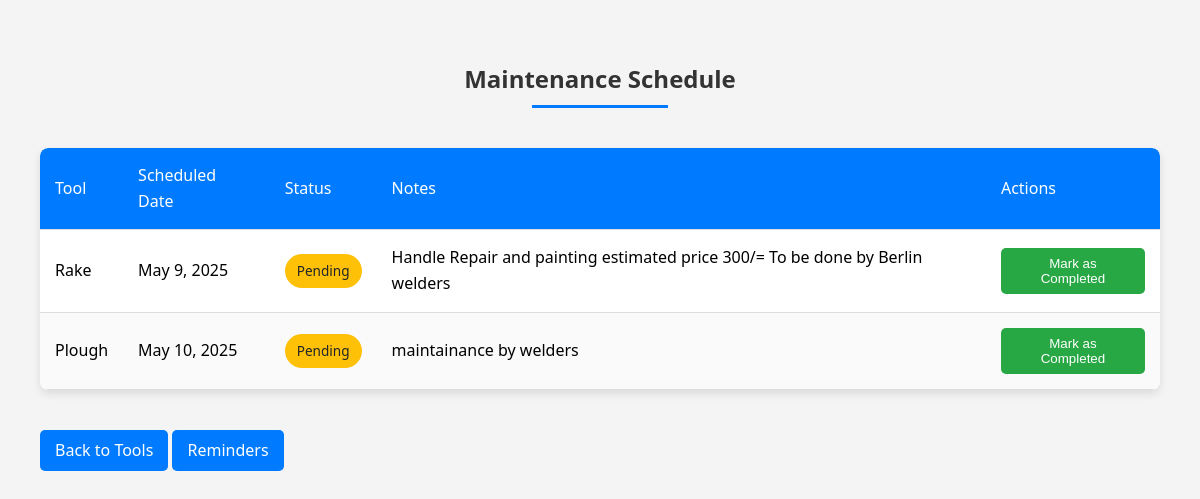
Screenshot of /maintenance/ with the database file from the repository.
### base/models.py (models this page shows, shortened)
class MaintenanceSchedule(models.Model):
    tool = models.ForeignKey(FarmTool, on_delete=models.CASCADE)
    scheduled_date = models.DateField()
    status = models.CharField(
        max_length=15,
        choices=[('Pending', 'Pending'), ('Completed', 'Completed')],
        default='Pending'
    )
    notes = models.TextField(blank=True)

class FarmTool(models.Model):
    name = models.CharField(max_length=100)
    description = models.TextField()
    available = models.BooleanField(default=True)
    tool_image = models.ImageField(null='True',blank=True, upload_to='images')

### base/views.py (the view)
# urls.py: path('maintenance/', views.maintenance_list, name='maintenance_list'),
def maintenance_list(request):
    schedules = MaintenanceSchedule.objects.all().order_by('scheduled_date')
    return render(request, 'maintenance_list.html', {'schedules': schedules})

### templates/maintenance_list.html (shortened to what this page needs)
<!DOCTYPE html>
<html lang="en">
<head>
</head>
<body>
    <div class="container fade-in">
        <header>
            <h2>Maintenance Schedule</h2>
        </header>
        <div class="table-container">
            <table role="grid" aria-label="Maintenance Schedule">
                <thead>
                    <tr>
                        <th scope="col">Tool</th>
                        <th scope="col">Scheduled Date</th>
                        <th scope="col">Status</th>
                        <th scope="col">Notes</th>
                        <th scope="col">Actions</th>
                    </tr>
                </thead>
                <tbody>
                    {% if schedules %}
                        {% for schedule in schedules %}
                        <tr>
                            <td data-label="Tool">{{ schedule.tool.name }}</td>
                            <td data-label="Scheduled Date">{{ schedule.scheduled_date }}</td>
                            <td data-label="Status">
                                <span class="status-badge status-{% if schedule.status == 'Pending' %}pending{% elif schedule.status == 'Completed' %}completed{% else %}delayed{% endif %}">
                                    {{ schedule.status }}
                                </span>
                            </td>
                            <td data-label="Notes">{{ schedule.notes|default:"No notes" }}</td>
                            <td data-label="Actions">
                                {% if schedule.status == "Pending" %}
                                <form method="post" action="{% url 'maintain' schedule.tool.id %}" class="inline-form">
                                    <button type="submit" class="btn btn-success" aria-label="Mark {{ schedule.tool.name }} maintenance as completed">
                                        Mark as Completed
                                    </button>
                                </form>
                                {% elif schedule.status == "Completed" %}
                                <span class="muted">Completed on {{ schedule.completion_date }}</span>
                                {% else %}
                                <a href="{}" class="action-link" aria-label="Reschedule {{ schedule.tool.name }} maintenance">
                                    Reschedule
                                </a>
                                {% endif %}
                            </td>
                        </tr>
                        {% endfor %}
                    {% endif %}
                </tbody>
            </table>
        </div>
        <div class="actions">
            <a href="{% url 'tool_list' %}" class="btn btn-primary back-link">Back to Tools</a>
            <a href="{% url 'reminders' %}" class="btn btn-primary">Reminders</a>
        </div>
    </div>
</body>
</html>

### templates/maintenance_list.html (style rules this page uses)
:root { --primary-color: #007BFF; --primary-dark: #0056b3; --success-color: #28a745; --warning-color: #ffc107; --danger-color: #dc3545; --light-gray: #f4f4f4; --border-color: #ddd; --shadow: 0px 4px 8px rgba(0, 0, 0, 0.1); }
body { font-family: 'Segoe UI', Tahoma, Geneva, Verdana, sans-serif; background-color: var(--light-gray); margin: 0; padding: 20px; line-height: 1.6; }
.container { max-width: 1200px; margin: 0 auto; padding: 20px; }
header { text-align: center; margin-bottom: 30px; }
h2 { color: #333; margin-bottom: 20px; position: relative; display: inline-block; }
h2::after { content: ''; position: absolute; width: 50%; height: 3px; background-color: var(--primary-color); bottom: -10px; left: 25%; }
.table-container { overflow-x: auto; margin-bottom: 20px; border-radius: 8px; box-shadow: var(--shadow); }
table { width: 100%; border-collapse: collapse; background: #fff; border-radius: 8px; overflow: hidden; }
th, td { padding: 15px; text-align: left; border-bottom: 1px solid var(--border-color); }
th { background: var(--primary-color); color: white; font-weight: 500; position: sticky; top: 0; }
tr:nth-child(even) { background-color: rgba(0, 0, 0, 0.02); }
.status-badge { padding: 6px 12px; border-radius: 20px; font-size: 0.85em; font-weight: 500; display: inline-block; }
.status-pending { background-color: var(--warning-color); color: #212529; }
.btn { display: inline-block; padding: 8px 15px; border-radius: 5px; text-decoration: none; font-weight: 500; transition: all 0.2s ease; border: none; cursor: pointer; }
.btn-primary { background-color: var(--primary-color); color: white; }
.btn-success { background-color: var(--success-color); color: white; }
.back-link { display: inline-block; margin-top: 20px; }
.fade-in { animation: fadeIn 0.5s ease-in; }

### rows the page displays
MaintenanceSchedule: tool.name "Rake", scheduled_date "May 9, 2025", status "Pending", notes "Handle Repair and painting estimated price 300/= To be done by Berlin welders"
MaintenanceSchedule: tool.name "Plough", scheduled_date "May 10, 2025", status "Pending", notes "maintainance by welders"
